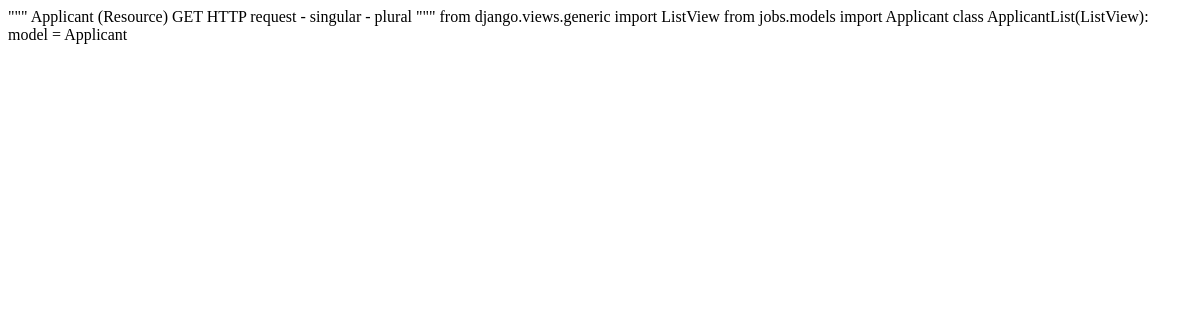
Page /jobs/v2/applicants/ on the earlier database version.
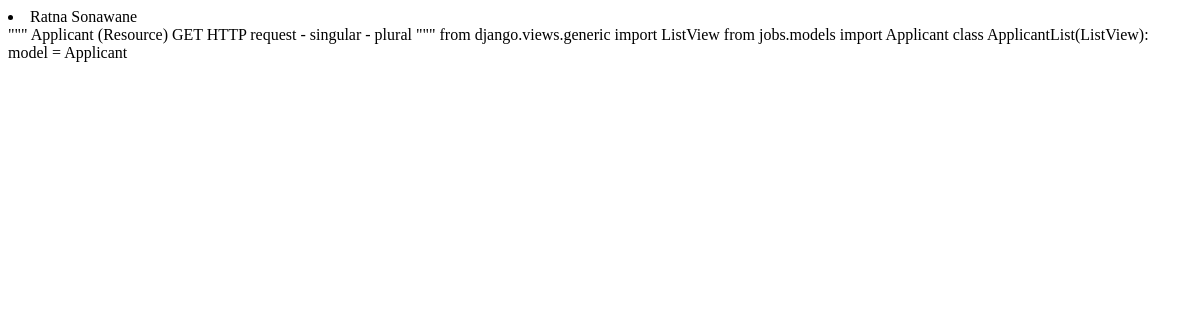
Same page on the later database version.
### jobs/models.py (models this page shows, shortened)
class Applicant(models.Model):
    name = models.CharField(max_length=250)
    applied_for = models.ForeignKey(JobTitle, on_delete=models.CASCADE)
    cover_letter = models.CharField(max_length=250)

### jobs/views_2.py (the view)
# urls.py: path("v2/applicants/", views_2.ApplicantList.as_view(), name="v2-applicant-list"),
class ApplicantList(ListView):
    model = Applicant

### jobs/templates/jobs/applicant_list.html (shortened to what this page needs)
<!DOCTYPE html>
<html lang="en">
<head>
</head>
<body>
{% for candidate in object_list %}
<li> {{candidate.name}} </li>
{% endfor %}
</body>
</html>

Differences in the rows shown:
added Applicant: name "Ratna Sonawane"
